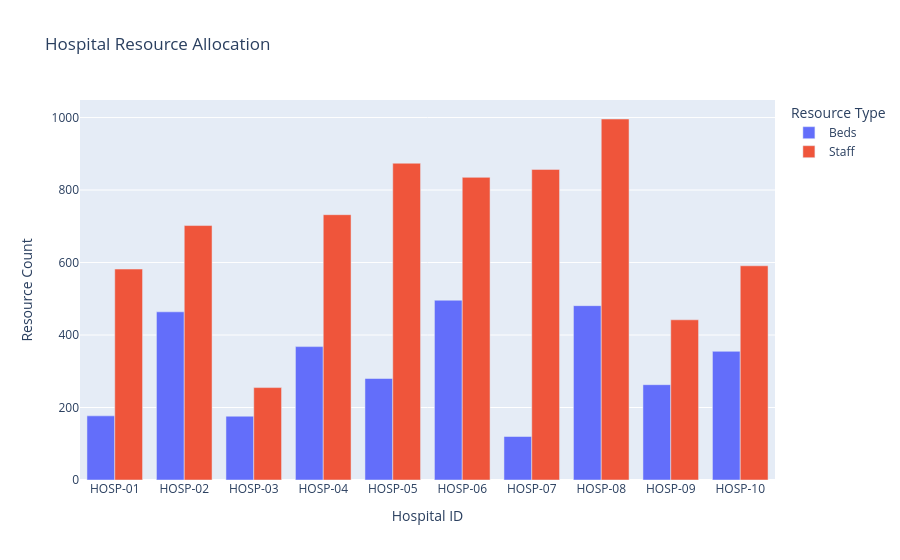

Here is the notebook cell this chart was saved with:
### Markdown cell above
### Hospital Resource Allocation

This visualization compares bed and staff allocation across hospitals to highlight differences in available healthcare capacity.

### Code cell
# Compare beds and staff across hospitals
resource_chart = px.bar(
    hospital_df,
    x="Hospital ID",
    y=["Beds", "Staff"],
    barmode="group",
    title="Hospital Resource Allocation",
    labels={"value": "Resource Count", "variable": "Resource Type"}
)

resource_chart.show()

### Figure 1 — Plotly figure (JSON) as saved in the notebook; plotly's stock layout.template omitted (floating-point values rounded to 4 significant figures)
{"data": [{"alignmentgroup": "True", "hovertemplate": "Resource Type=Beds<br>Hospital ID=%{x}<br>Resource Count=%{y}<extra></extra>", "legendgroup": "Beds", "marker": {"color": "#636efa", "pattern": {"shape": ""}}, "name": "Beds", "offsetgroup": "Beds", "orientation": "v", "showlegend": true, "textposition": "auto", "type": "bar", "x": ["HOSP-01", "HOSP-02", "HOSP-03", "HOSP-04", "HOSP-05", "HOSP-06", "HOSP-07", "HOSP-08", "HOSP-09", "HOSP-10"], "xaxis": "x", "y": [177, 464, 176, 368, 280, 496, 120, 481, 263, 355], "yaxis": "y"}, {"alignmentgroup": "True", "hovertemplate": "Resource Type=Staff<br>Hospital ID=%{x}<br>Resource Count=%{y}<extra></extra>", "legendgroup": "Staff", "marker": {"color": "#EF553B", "pattern": {"shape": ""}}, "name": "Staff", "offsetgroup": "Staff", "orientation": "v", "showlegend": true, "textposition": "auto", "type": "bar", "x": ["HOSP-01", "HOSP-02", "HOSP-03", "HOSP-04", "HOSP-05", "HOSP-06", "HOSP-07", "HOSP-08", "HOSP-09", "HOSP-10"], "xaxis": "x", "y": [582, 702, 255, 732, 874, 835, 857, 996, 442, 591], "yaxis": "y"}], "layout": {"barmode": "group", "legend": {"title": {"text": "Resource Type"}, "tracegroupgap": 0}, "title": {"text": "Hospital Resource Allocation"}, "xaxis": {"anchor": "y", "domain": [0, 1], "title": {"text": "Hospital ID"}}, "yaxis": {"anchor": "x", "domain": [0, 1], "title": {"text": "Resource Count"}}}}
